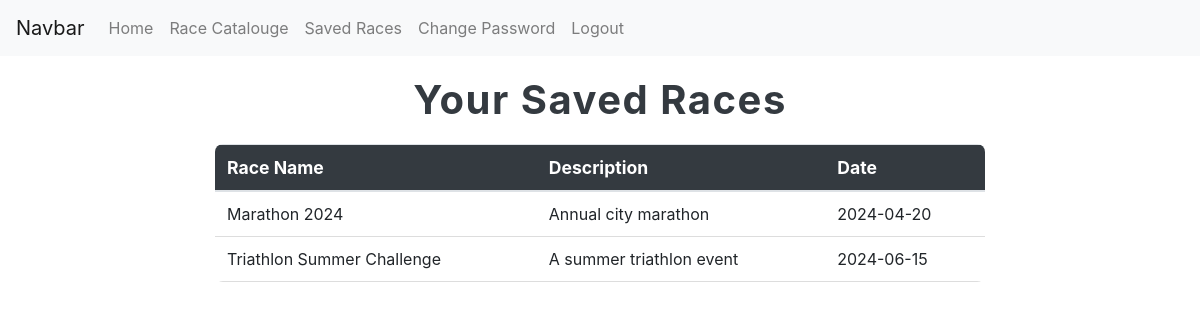
/saved_races (signed in), run on the app's committed database.
### app/models.py (models this page shows)
class Races(db.Model):
    __tablename__ = 'race'
    id = db.Column(db.Integer, primary_key = True)
    name = db.Column(db.String(500), index=True, unique=True)
    date = db.Column(db.DateTime)
    description = db.Column(db.String(500))
    competing = db.Column(db.Boolean)
    users = db.relationship('Login', secondary=user_race, back_populates='saved_races')

### app/views.py (the view)
@app.route('/saved_races')
def saved_races():
    user_id = session.get('user_id')  # Get the logged-in user
    if not user_id:
        flash('You must be logged in to view saved races!', 'danger')
        return redirect(url_for('login'))
    user = Login.query.get(user_id)
    return render_template('saved_races.html', races=user.saved_races)

### app/views.py (called while the page is built)
@app.context_processor
def inject_user():
    return {'username': session.get('username')}

### app/templates/saved_races.html (shortened to what this page needs)
{% extends "base.html" %}
{% block content %}
<html>
    <head>
        <link rel="stylesheet" href="https://stackpath.bootstrapcdn.com/bootstrap/4.2.1/css/bootstrap.min.css">
    </head>
    <body>
        <h1>Your Saved Races</h1>
        {% if races %}
        <table class="table">
            <thead>
                <tr>
                    <th>Race Name</th>
                    <th>Description</th>
                    <th>Date</th>
                </tr>
            </thead>
            <tbody>
                {% for race in races %}
                <tr>
                    <td>{{ race.name }}</td>
                    <td>{{ race.description }}</td>
                    <td>{{ race.date.strftime('%Y-%m-%d') }}</td>
                </tr>
                {% endfor %}
            </tbody>
        </table>
        {% else %}
        <p class="text-center">No races saved yet!</p>
        {% endif %}
    </body>
    </html>
{% endblock %}

### app/templates/saved_races.html (style rules this page uses)
h1 { font-size: 2.5em; color: #343a40; text-align: center; margin-top: 20px; margin-bottom: 20px; font-weight: bold; letter-spacing: 1.5px; }
table { width: 100%; margin-top: 20px; border-radius: 8px; border-collapse: collapse; background-color: #ffffff; overflow: hidden; }
th, td { padding: 15px; text-align: left; }
th { background-color: #343a40; color: white; font-size: 1.1em; font-weight: bold; }
table { border-spacing: 0; }
th, td { border-bottom: 1px solid #ddd; }

### data on the page
Races: name "Marathon 2024", description "Annual city marathon", date "2024-04-20"
Races: name "Triathlon Summer Challenge", description "A summer triathlon event", date "2024-06-15"
